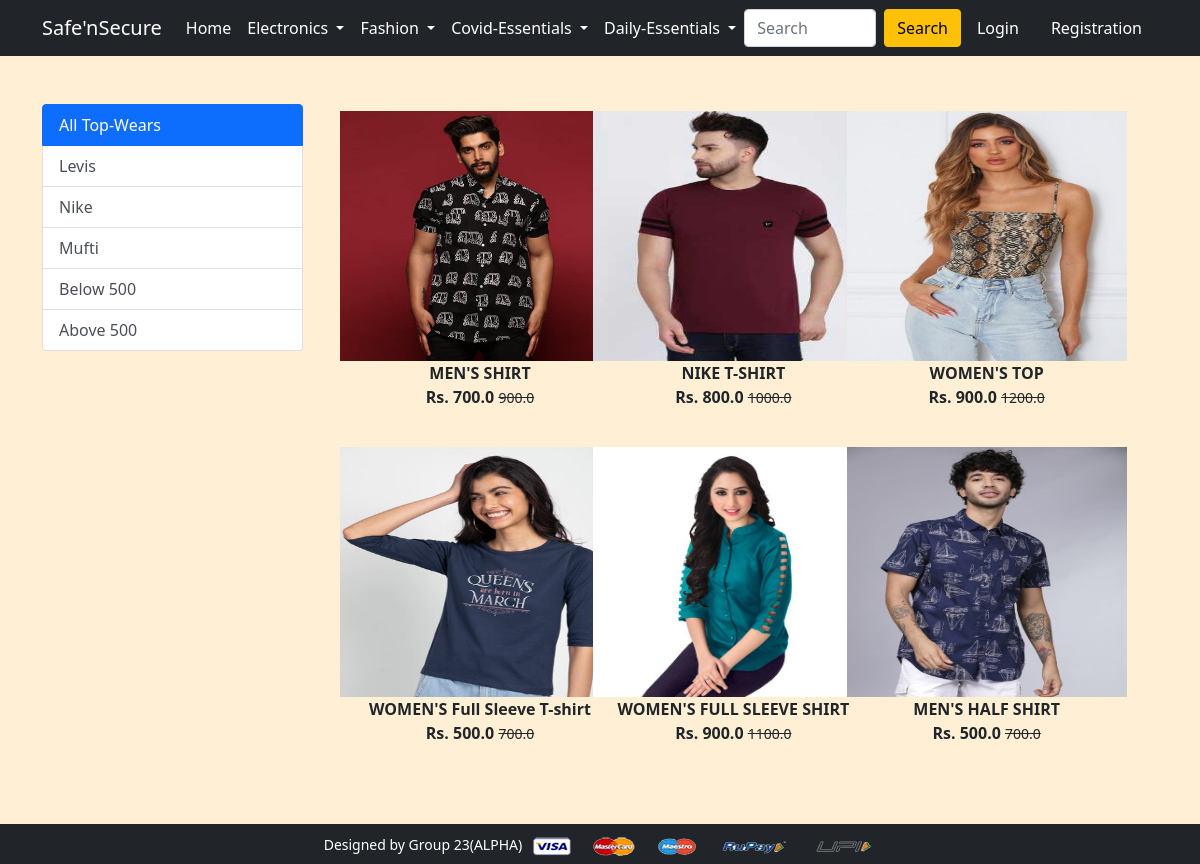
Screenshot of /TopWear/ with the database file from the repository.
### app/models.py (models this page shows, shortened)
class Product(models.Model):
    title = models.CharField(max_length=100)
    selling_price = models.FloatField()
    discounted_price = models.FloatField()
    description = models.TextField()
    brand = models.CharField(max_length=100)
    category = models.CharField(choices=CATEGORY_CHOICES,max_length=2)
    product_image = models.ImageField(upload_to="productimg")
    pincode_of_shop = models.CharField(max_length=10)
    address=models.TextField(default ="")
    shop_name= models.CharField(max_length=100,default="")

### app/views.py (the view)
# urls.py: path('TopWear/', views.TopWear, name='TopWear'),
def TopWear(request,data=None):
    if data == None:
        TopWears = Product.objects.filter(category='TW')
    elif data =='Levis' or data=='Nike' or data=='Mufti':
        TopWears = Product.objects.filter(category='TW').filter(brand=data)
    elif data == 'below':
        TopWears = Product.objects.filter(category='TW').filter(discounted_price__lt=501)
    elif data == 'above':
        TopWears = Product.objects.filter(category='TW').filter(discounted_price__gt=500)
    return render(request, 'app/TopWear.html',{'TopWears':TopWears})

### app/templates/app/TopWear.html (shortened to what this page needs)
{% extends 'app/base.html' %}
{% load static %}
{% block main-content %}
<div class="container my-5">
 <div class="row">
  <div class="col-sm-3">
   <div class="list-group">
    <a href="{% url 'TopWear' %}" class="list-group-item list-group-item-action active" aria-current="true">
    All Top-Wears</a>
    <a href="{% url 'TopWeardata' 'Levis' %}" class="list-group-item list-group-item-action" >Levis</a>
    <a href="{% url 'TopWeardata' 'Nike' %}" class="list-group-item list-group-item-action" arial-current="true">Nike</a>
    <a href="{% url 'TopWeardata' 'Mufti' %}" class="list-group-item list-group-item-action" arial-current="true">Mufti</a>
    <a href="{% url 'TopWeardata' 'below' %}" class="list-group-item list-group-item-action" arial-current="true">Below 500</a>
    <a href="{% url 'TopWeardata' 'above' %}" class="list-group-item list-group-item-action" arial-current="true">Above 500</a>
    </div>
  </div>
  <div class="col-sm-8 ">
   <div class="row">
    {% for product in TopWears %}
     <div class="col-sm-4 text-center mb-4">
       <a href="{% url 'product-detail' product.id %}" class="btn">
        <div class = "item">
          <img src="{{product.product_image.url}}" alt="" height="250" width = "280" class="">
          <div class="fw-bold">{{product.title}}</div>
          <div class="fw-bold">Rs. {{product.discounted_price}}
          <small class="fw-light text-decoration-line-through">{{product.selling_price}}</small></div>
        </div>
      </a>
     </div>
    {% endfor %}
   </div>
  </div>
 </div>
</div>
{% endblock main-content %}

### app/templates/app/base.html (style rules this page uses)
body { background-color:#ffefd5; }

### rows the page displays
Product: product_image (picture), title "MEN'S SHIRT", discounted_price "700.0", selling_price "900.0"
Product: product_image (picture), title "NIKE T-SHIRT", discounted_price "800.0", selling_price "1000.0"
Product: product_image (picture), title "WOMEN'S TOP", discounted_price "900.0", selling_price "1200.0"
Product: product_image (picture), title "WOMEN'S Full Sleeve T-shirt", discounted_price "500.0", selling_price "700.0"
Product: product_image (picture), title "WOMEN'S FULL SLEEVE SHIRT", discounted_price "900.0", selling_price "1100.0"
Product: product_image (picture), title "MEN'S HALF SHIRT", discounted_price "500.0", selling_price "700.0"
